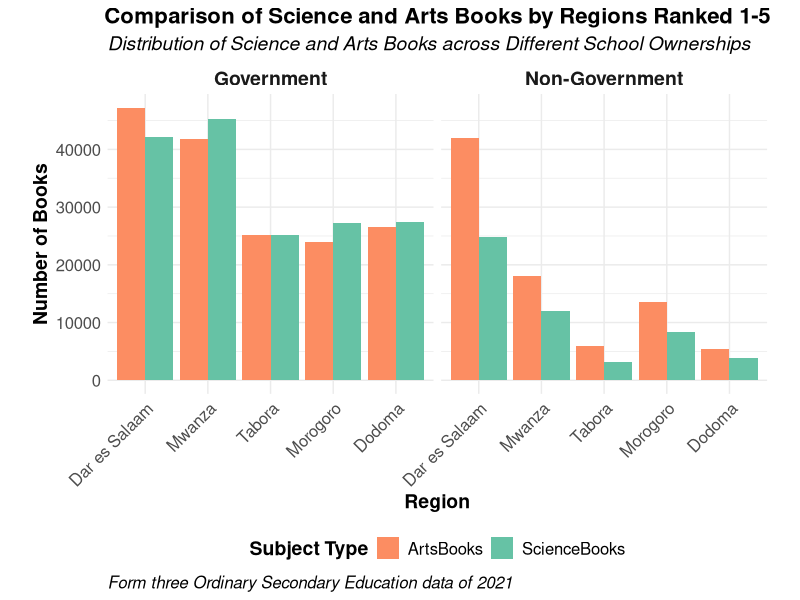
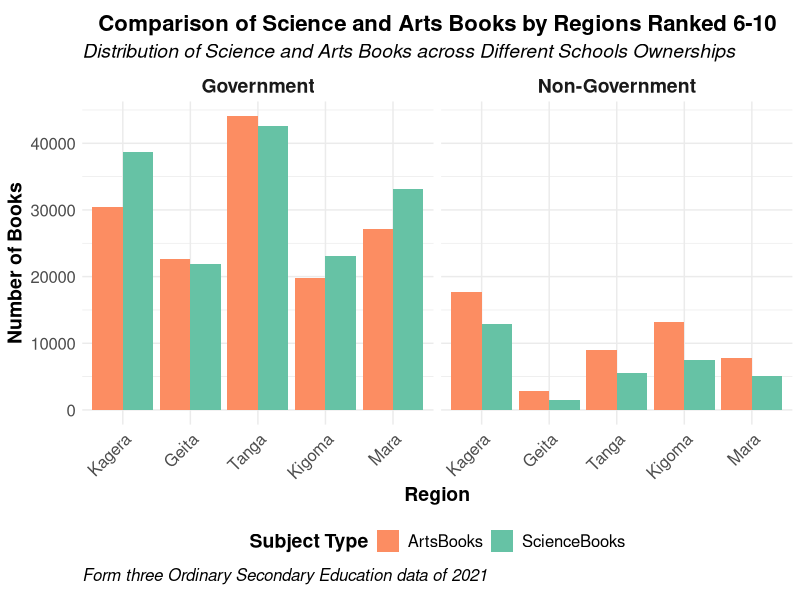
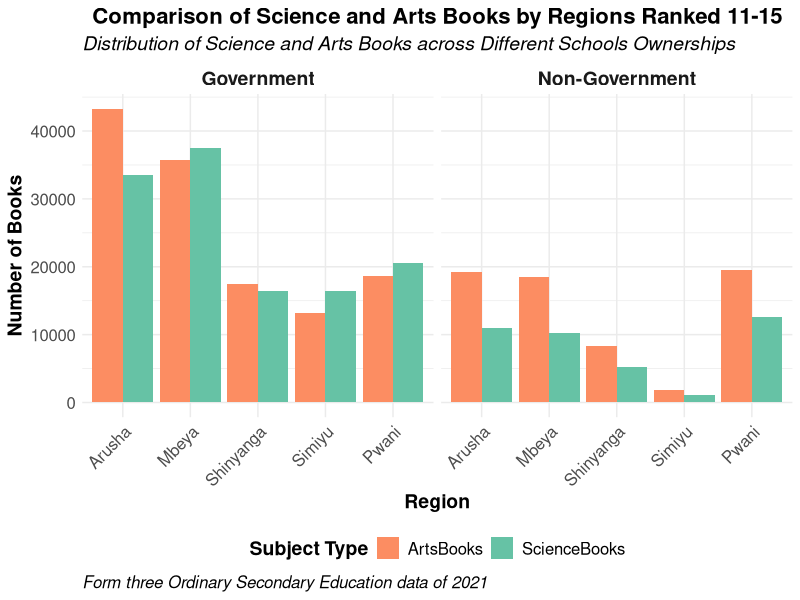
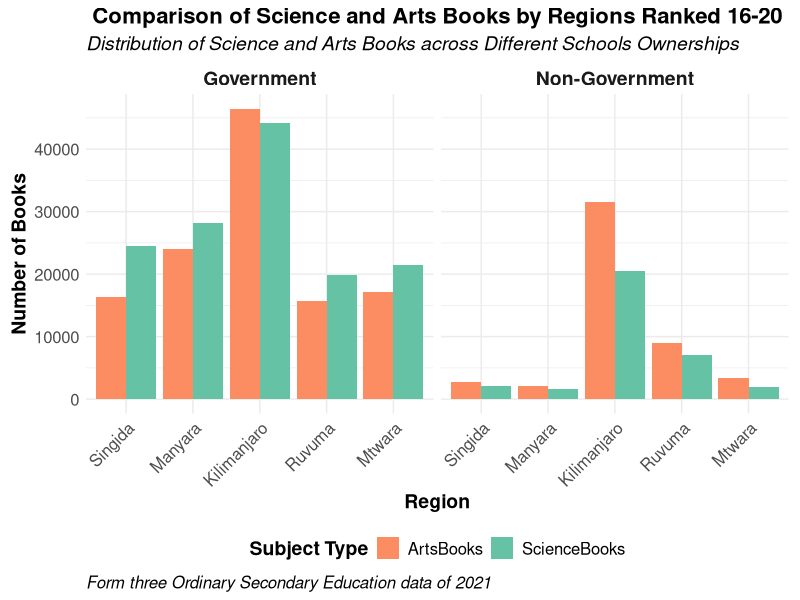
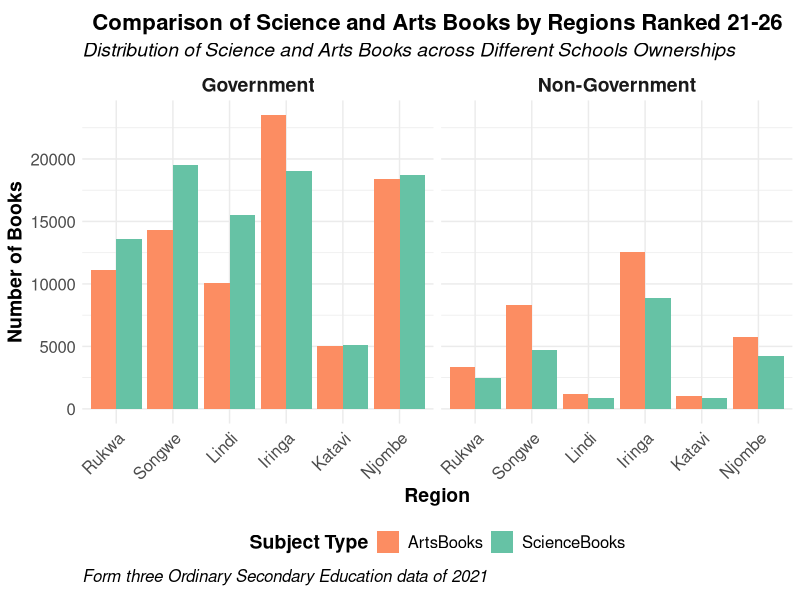

Recreate these plots in R, in order.
## ---- chunk 1
knitr::opts_chunk$set(echo = FALSE)
## ---- chunk 2
library(tidyverse)
setwd("D:\\setebe\\Data science\\2024\\Tanzania-Education")

# Read the CSV file
ed <- read.csv("Education.csv")
attach(ed)

## ---- chunk 3

### Regions Ranked 1-5

# Define columns for science and arts subjects
science_columns <- c("agriculture_form3Books", "bmath_form3Books", "biology_form3Books",
                     "chemistry_form3Books", "physics_form3Books")
arts_columns <- c("kiswahili_form3Books", "history_form3Books", "geography_form3Books",
                  "english_form3Books", "commerce_form3Books", "civics_form3Books")

# Define population ranks for regions
population_ranks <- c("Dar es Salaam", "Mwanza", "Tabora", "Morogoro", "Dodoma",
                      "Kagera", "Geita", "Tanga", "Kigoma", "Mara",
                      "Arusha", "Mbeya", "Shinyanga", "Simiyu", "Pwani",
                      "Singida", "Manyara", "Kilimanjaro", "Ruvuma", "Mtwara",
                      "Rukwa", "Songwe", "Lindi", "Iringa", "Katavi", "Njombe")

# Convert 'region' to factor with levels in the order of population ranks
ed$region <- factor(ed$region, levels = population_ranks, ordered = TRUE)

# Filter data to include only the regions ranked 1 to 5 by population rank
top1_to_5_regions <- population_ranks[1:5]
ed_top1_to_5 <- ed %>% filter(region %in% top1_to_5_regions)

# Sum the science and arts books columns per region and ownership
data_summary <- ed_top1_to_5 %>%
  group_by(region, ownership) %>%
  summarise(ScienceBooks = sum(across(all_of(science_columns)), na.rm = TRUE),
            ArtsBooks = sum(across(all_of(arts_columns)), na.rm = TRUE))

# Prepare data for plotting
data_melted <- data_summary %>%
  pivot_longer(cols = c("ScienceBooks", "ArtsBooks"), names_to = "SubjectType", values_to = "BookCount")

ggplot(data_melted, aes(x = region, y = BookCount, fill = SubjectType)) +
  geom_bar(stat = "identity", position = "dodge") +
  facet_wrap(~ ownership) +
  labs(title = "Comparison of Science and Arts Books by Regions Ranked 1-5",
       subtitle = "Distribution of Science and Arts Books across Different School Ownerships",
       caption = "Form three Ordinary Secondary Education data of 2021",
       x = "Region",
       y = "Number of Books",
       fill = "Subject Type") +
  theme_minimal() +
  theme(plot.title = element_text(color = "black", size = 16, face = "bold", hjust = 0.5),
        plot.subtitle = element_text(color = "black", size = 14, face = "italic"),
        plot.caption = element_text(size = 12, color = "black", face = "italic", hjust = 0),
        axis.title.x = element_text(color = "black", size = 14, face = "bold"),
        axis.title.y = element_text(color = "black", size = 14, face = "bold"),
        axis.text.x = element_text(angle = 45, hjust = 1, size = 12),
        axis.text.y = element_text(size = 12),  # Added for y-axis text
        legend.text = element_text(size = 12),  # Added for legend text
        legend.title = element_text(size = 14, face = "bold"),  # Added for legend title
        strip.text = element_text(size = 14, face = "bold"),  # Added for facet labels
        legend.position = "bottom",
        aspect.ratio = 230/250) +
  scale_fill_manual(values = c("ScienceBooks" = "#66C2A5", "ArtsBooks" = "#FC8D62"))
## ---- chunk 4


### Regions Ranked 6-10

# Define columns for science and arts subjects
science_columns <- c("agriculture_form3Books", "bmath_form3Books", "biology_form3Books",
                     "chemistry_form3Books", "physics_form3Books")
arts_columns <- c("kiswahili_form3Books", "history_form3Books", "geography_form3Books",
                  "english_form3Books", "commerce_form3Books", "civics_form3Books")

# Define population ranks for regions
population_ranks <- c("Dar es Salaam", "Mwanza", "Tabora", "Morogoro", "Dodoma",
                      "Kagera", "Geita", "Tanga", "Kigoma", "Mara",
                      "Arusha", "Mbeya", "Shinyanga", "Simiyu", "Pwani",
                      "Singida", "Manyara", "Kilimanjaro", "Ruvuma", "Mtwara",
                      "Rukwa", "Songwe", "Lindi", "Iringa", "Katavi", "Njombe")

# Convert 'region' to factor with levels in the order of population ranks
ed$region <- factor(ed$region, levels = population_ranks, ordered = TRUE)

# Filter data to include only the regions ranked 6 to 10 by population rank
top6_to_10_regions <- population_ranks[6:10]
ed_top6_to_10 <- ed %>% filter(region %in% top6_to_10_regions)

# Sum the science and arts books columns per region and ownership
data_summary <- ed_top6_to_10 %>%
  group_by(region, ownership) %>%
  summarise(ScienceBooks = sum(across(all_of(science_columns)), na.rm = TRUE),
            ArtsBooks = sum(across(all_of(arts_columns)), na.rm = TRUE))

# Prepare data for plotting
data_melted <- data_summary %>%
  pivot_longer(cols = c("ScienceBooks", "ArtsBooks"), names_to = "SubjectType", values_to = "BookCount")

ggplot(data_melted, aes(x = region, y = BookCount, fill = SubjectType)) +
  geom_bar(stat = "identity", position = "dodge") +
  facet_wrap(~ ownership) +
  labs(title = "Comparison of Science and Arts Books by Regions Ranked 6-10",
       subtitle = "Distribution of Science and Arts Books across Different Schools Ownerships",
       caption = "Form three Ordinary Secondary Education data of 2021",
       x = "Region",
       y = "Number of Books",
       fill = "Subject Type") +
  theme_minimal() +
  theme(plot.title = element_text(color = "black", size = 16, face = "bold", hjust = 0.5),
        plot.subtitle = element_text(color = "black", size = 14, face = "italic"),
        plot.caption = element_text(size = 12, color = "black", face = "italic", hjust = 0),
        axis.title.x = element_text(color = "black", size = 14, face = "bold"),
        axis.title.y = element_text(color = "black", size = 14, face = "bold"),
        axis.text.x = element_text(angle = 45, hjust = 1, size = 12),
        axis.text.y = element_text(size = 12),  # Added for y-axis text
        legend.text = element_text(size = 12),  # Added for legend text
        legend.title = element_text(size = 14, face = "bold"),  # Added for legend title
        strip.text = element_text(size = 14, face = "bold"),  # Added for facet labels
        legend.position = "bottom",
        aspect.ratio = 230/250) +
  scale_fill_manual(values = c("ScienceBooks" = "#66C2A5", "ArtsBooks" = "#FC8D62"))
## ---- chunk 5

### Regions Ranked 11-15

# Define columns for science and arts subjects
science_columns <- c("agriculture_form3Books", "bmath_form3Books", "biology_form3Books",
                     "chemistry_form3Books", "physics_form3Books")
arts_columns <- c("kiswahili_form3Books", "history_form3Books", "geography_form3Books",
                  "english_form3Books", "commerce_form3Books", "civics_form3Books")

# Define population ranks for regions
population_ranks <- c("Dar es Salaam", "Mwanza", "Tabora", "Morogoro", "Dodoma",
                      "Kagera", "Geita", "Tanga", "Kigoma", "Mara",
                      "Arusha", "Mbeya", "Shinyanga", "Simiyu", "Pwani",
                      "Singida", "Manyara", "Kilimanjaro", "Ruvuma", "Mtwara",
                      "Rukwa", "Songwe", "Lindi", "Iringa", "Katavi", "Njombe")

# Convert 'region' to factor with levels in the order of population ranks
ed$region <- factor(ed$region, levels = population_ranks, ordered = TRUE)

# Filter data to include only the regions ranked 11 to 15 by population rank
top11_to_15_regions <- population_ranks[11:15]
ed_top11_to_15 <- ed %>% filter(region %in% top11_to_15_regions)

# Sum the science and arts books columns per region and ownership
data_summary <- ed_top11_to_15 %>%
  group_by(region, ownership) %>%
  summarise(ScienceBooks = sum(across(all_of(science_columns)), na.rm = TRUE),
            ArtsBooks = sum(across(all_of(arts_columns)), na.rm = TRUE))

# Prepare data for plotting
data_melted <- data_summary %>%
  pivot_longer(cols = c("ScienceBooks", "ArtsBooks"), names_to = "SubjectType", values_to = "BookCount")

ggplot(data_melted, aes(x = region, y = BookCount, fill = SubjectType)) +
  geom_bar(stat = "identity", position = "dodge") +
  facet_wrap(~ ownership) +
  labs(title = "Comparison of Science and Arts Books by Regions Ranked 11-15",
       subtitle = "Distribution of Science and Arts Books across Different Schools Ownerships",
       caption = "Form three Ordinary Secondary Education data of 2021",
       x = "Region",
       y = "Number of Books",
       fill = "Subject Type") +
  theme_minimal() +
  theme(plot.title = element_text(color = "black", size = 16, face = "bold", hjust = 0.5),
        plot.subtitle = element_text(color = "black", size = 14, face = "italic"),
        plot.caption = element_text(size = 12, color = "black", face = "italic", hjust = 0),
        axis.title.x = element_text(color = "black", size = 14, face = "bold"),
        axis.title.y = element_text(color = "black", size = 14, face = "bold"),
        axis.text.x = element_text(angle = 45, hjust = 1, size = 12),
        axis.text.y = element_text(size = 12),  # Added for y-axis text
        legend.text = element_text(size = 12),  # Added for legend text
        legend.title = element_text(size = 14, face = "bold"),  # Added for legend title
        strip.text = element_text(size = 14, face = "bold"),  # Added for facet labels
        legend.position = "bottom",
        aspect.ratio = 230/250) +
  scale_fill_manual(values = c("ScienceBooks" = "#66C2A5", "ArtsBooks" = "#FC8D62"))
## ---- chunk 6
### Regions Ranked 16-20

# Convert 'region' to factor with levels in the order of population ranks
ed$region <- factor(ed$region, levels = population_ranks, ordered = TRUE)

# Filter data to include only the regions ranked 16 to 20 by population rank
top16_to_20_regions <- population_ranks[16:20]
ed_top16_to_20 <- ed %>% filter(region %in% top16_to_20_regions)

# Sum the science and arts books columns per region and ownership
data_summary <- ed_top16_to_20 %>%
  group_by(region, ownership) %>%
  summarise(ScienceBooks = sum(across(all_of(science_columns)), na.rm = TRUE),
            ArtsBooks = sum(across(all_of(arts_columns)), na.rm = TRUE))

# Prepare data for plotting
data_melted <- data_summary %>%
  pivot_longer(cols = c("ScienceBooks", "ArtsBooks"), names_to = "SubjectType", values_to = "BookCount")

ggplot(data_melted, aes(x = region, y = BookCount, fill = SubjectType)) +
  geom_bar(stat = "identity", position = "dodge") +
  facet_wrap(~ ownership) +
  labs(title = "Comparison of Science and Arts Books by Regions Ranked 16-20",
       subtitle = "Distribution of Science and Arts Books across Different Schools Ownerships",
       caption = "Form three Ordinary Secondary Education data of 2021",
       x = "Region",
       y = "Number of Books",
       fill = "Subject Type") +
  theme_minimal() +
  theme(plot.title = element_text(color = "black", size = 16, face = "bold", hjust = 0.5),
        plot.subtitle = element_text(color = "black", size = 14, face = "italic"),
        plot.caption = element_text(size = 12, color = "black", face = "italic", hjust = 0),
        axis.title.x = element_text(color = "black", size = 14, face = "bold"),
        axis.title.y = element_text(color = "black", size = 14, face = "bold"),
        axis.text.x = element_text(angle = 45, hjust = 1, size = 12),
        axis.text.y = element_text(size = 12),  # Added for y-axis text
        legend.text = element_text(size = 12),  # Added for legend text
        legend.title = element_text(size = 14, face = "bold"),  # Added for legend title
        strip.text = element_text(size = 14, face = "bold"),  # Added for facet labels
        legend.position = "bottom",
        aspect.ratio = 230/250) +
  scale_fill_manual(values = c("ScienceBooks" = "#66C2A5", "ArtsBooks" = "#FC8D62"))
## ---- chunk 7
### Regions Ranked 21-26

# Convert 'region' to factor with levels in the order of population ranks
ed$region <- factor(ed$region, levels = population_ranks, ordered = TRUE)

# Filter data to include only the regions ranked 21 to 26 by population rank
top21_to_26_regions <- population_ranks[21:26]
ed_top21_to_26 <- ed %>% filter(region %in% top21_to_26_regions)

# Sum the science and arts books columns per region and ownership
data_summary <- ed_top21_to_26 %>%
  group_by(region, ownership) %>%
  summarise(ScienceBooks = sum(across(all_of(science_columns)), na.rm = TRUE),
            ArtsBooks = sum(across(all_of(arts_columns)), na.rm = TRUE))

# Prepare data for plotting
data_melted <- data_summary %>%
  pivot_longer(cols = c("ScienceBooks", "ArtsBooks"), names_to = "SubjectType", values_to = "BookCount")

ggplot(data_melted, aes(x = region, y = BookCount, fill = SubjectType)) +
  geom_bar(stat = "identity", position = "dodge") +
  facet_wrap(~ ownership) +
  labs(title = "Comparison of Science and Arts Books by Regions Ranked 21-26",
       subtitle = "Distribution of Science and Arts Books across Different Schools Ownerships",
       caption = "Form three Ordinary Secondary Education data of 2021",
       x = "Region",
       y = "Number of Books",
       fill = "Subject Type") +
  theme_minimal() +
  theme(plot.title = element_text(color = "black", size = 16, face = "bold", hjust = 0.5),
        plot.subtitle = element_text(color = "black", size = 14, face = "italic"),
        plot.caption = element_text(size = 12, color = "black", face = "italic", hjust = 0),
        axis.title.x = element_text(color = "black", size = 14, face = "bold"),
        axis.title.y = element_text(color = "black", size = 14, face = "bold"),
        axis.text.x = element_text(angle = 45, hjust = 1, size = 12),
        axis.text.y = element_text(size = 12),  # Added for y-axis text
        legend.text = element_text(size = 12),  # Added for legend text
        legend.title = element_text(size = 14, face = "bold"),  # Added for legend title
        strip.text = element_text(size = 14, face = "bold"),  # Added for facet labels
        legend.position = "bottom",
        aspect.ratio = 230/250) +
  scale_fill_manual(values = c("ScienceBooks" = "#66C2A5", "ArtsBooks" = "#FC8D62"))
